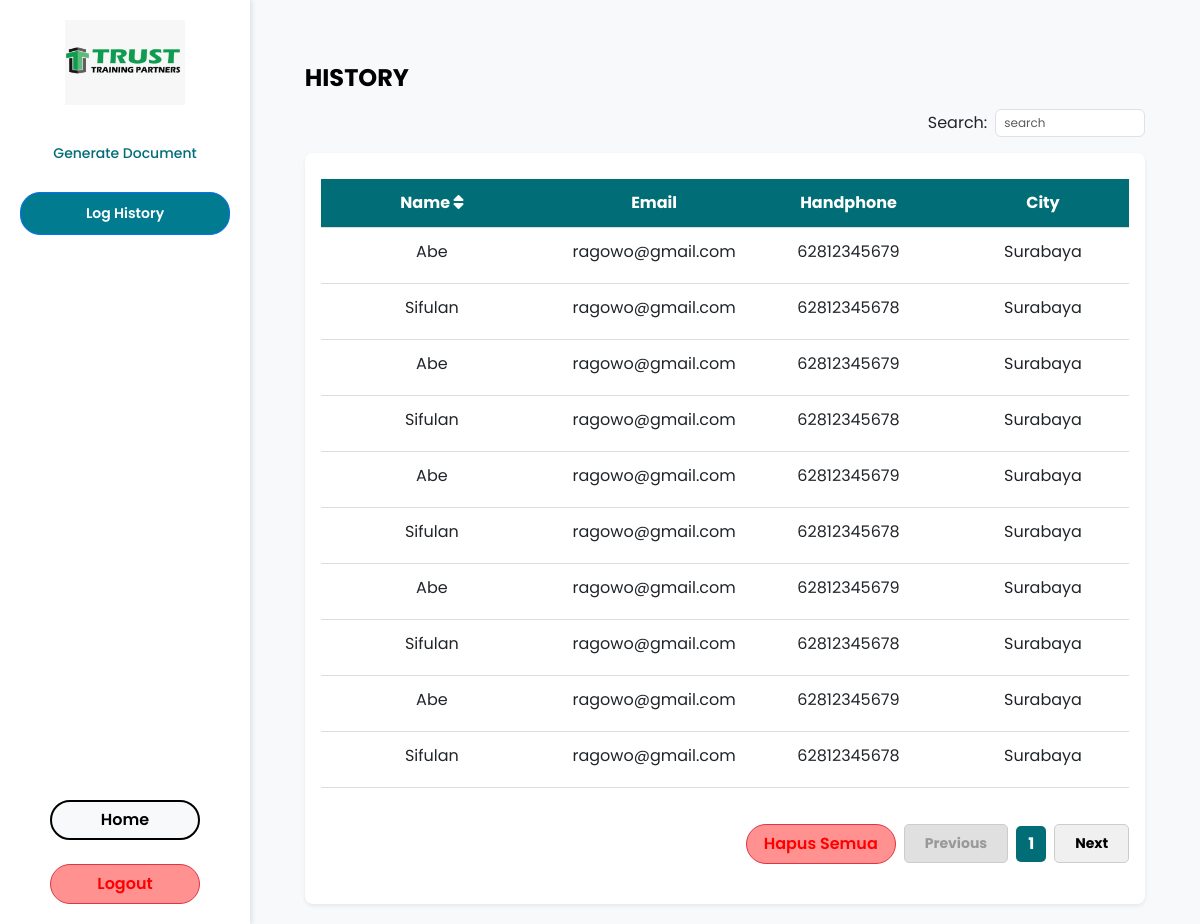
Before: /log-history2/ (signed in) with the older database file.
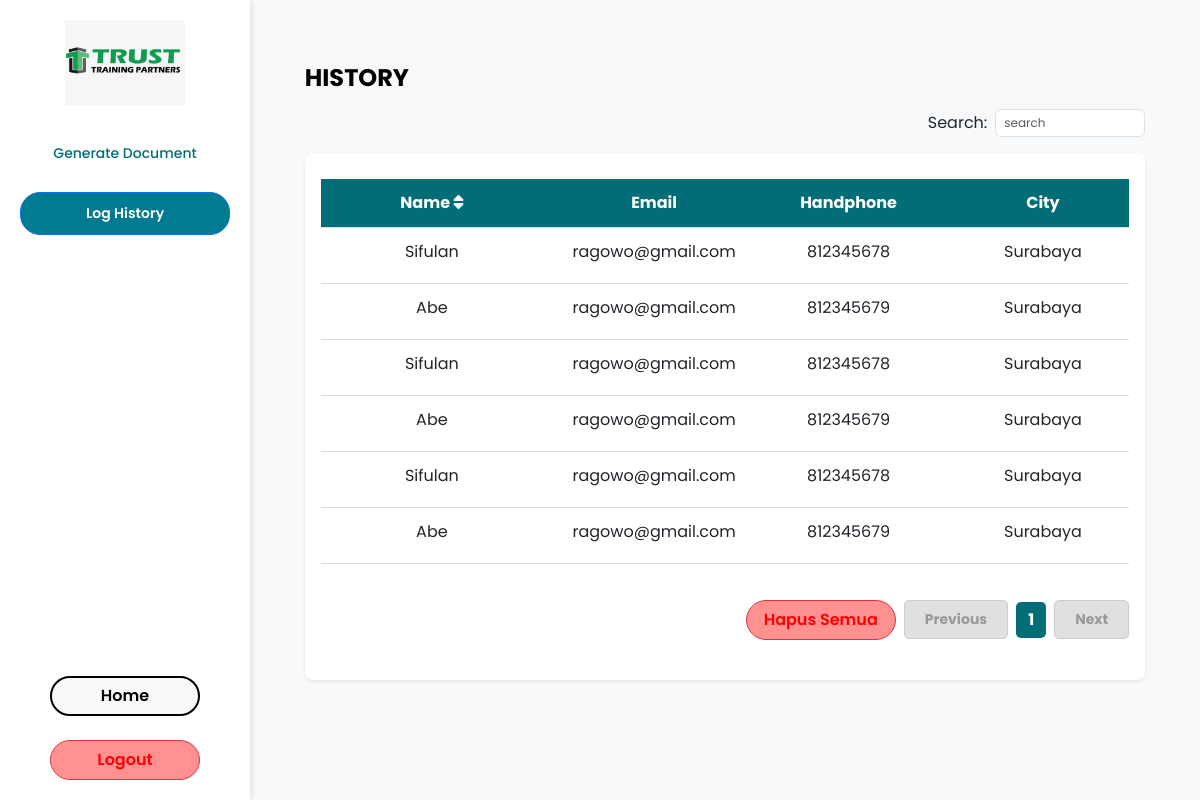
After: the same page with the newer database file.
### automation/models.py (models this page shows, shortened)
class LogHistory2(models.Model):
    name = models.CharField(max_length=255)
    email = models.EmailField(max_length=255, blank=True, null=True)
    handphone = models.CharField(max_length=15, blank=True, null=True)
    city = models.CharField(max_length=100, blank=True, null=True)
    upload_date = models.DateTimeField(default=timezone.now)
    course_name = models.CharField(max_length=100)
    status = models.CharField(max_length=50)
    process_time = models.DateTimeField(default=timezone.now)
    file_path = models.CharField(max_length=255, blank=True, null=True)
    file_id = models.IntegerField(blank=True, null=True)
    jadwal = models.CharField(max_length=100, blank=True, null=True)
    tuk = models.CharField(max_length=100, blank=True, null=True)
    skema = models.CharField(max_length=100, blank=True, null=True)
    asesor = models.CharField(max_length=100, blank=True, null=True)
    lokasi_sertif = models.CharField(max_length=100, blank=True, null=True)
    template = models.CharField(max_length=50, blank=True, null=True)  # Tambahkan field ini

### automation/views.py (the view)
# urls.py: path("log-history2/", automation.log_history2, name="log_history2"),
@login_required(login_url="login")
def log_history2(request):
    logs = LogHistory2.objects.all()  # Ambil data dari model baru
    for log in logs:
        log.local_time = localtime(log.upload_date).strftime("%d %b %Y %H:%M")
    return render(request, "loghistory2.html", {"logs": logs})

### automation/templates/loghistory2.html (shortened to what this page needs)
{% extends 'base2.html' %}
{% load static %}
{% block extra_css %}
<link rel="stylesheet" type="text/css" href="{% static 'style/log_history.css' %}">
<link rel="stylesheet" href="https://cdnjs.cloudflare.com/ajax/libs/font-awesome/6.4.2/css/all.min.css">
<link rel="stylesheet" href="https://cdn.jsdelivr.net/npm/sweetalert2@11/dist/sweetalert2.min.css">
{% endblock %}
{% block content %}
<div class="container mt-4">
    <h2 class="fw-bold">HISTORY</h2>
    <div class="d-flex justify-content-end mt-3">
        <label for="search" class="me-2" style="font-size: 16px;">Search:</label>
        <input type="text" id="search" class="form-control d-inline-block"
               style="width: 150px; font-size: 12px; padding: 4px 8px; height: auto;"
               placeholder="search"
               oninput="searchData()">
    </div>
    <div class="card shadow-sm mt-3">
        <div class="card-body">
            <div class="table-responsive">
                <table class="table table-hover">
                    <thead class="border-bottom bg-teal text-white">
                        <tr class="text-center">
                            <th onclick="sortTable(0, this)" data-sort="asc">
                                Name <i class="fas fa-sort"></i>
                            </th>
                            <th>Email</th>
                            <th>Handphone</th>
                            <th>City</th>
                        </tr>
                    </thead>
                    <tbody id="table-body">
                        {% for log in logs %}
                        <tr class="text-center" data-match="true" data-log-id="{{ log.id }}">
                            <td class="name-cell">{{ log.name }}</td>
                            <td>{{ log.email }}</td>
                            <td>{{ log.handphone }}</td>
                            <td>{{ log.city }}</td>
                        </tr>
                        {% empty %}
                        <tr class="text-center">
                            <td colspan="5">No history available</td>
                        </tr>
                        {% endfor %}
                    </tbody>
                </table>
            </div>
            <div class="pagination-container mb-4">
                <button id="delete-all-btn" class="btn btn-danger">Hapus Semua</button>
                <button class="btn-pagination prev-btn" disabled>Previous</button>
                <span class="pagination-number">1</span>
                <button class="btn-pagination next-btn">Next</button>
            </div>
        </div>
    </div>
</div>
{% endblock %}

Changed rows visible on the page:
removed LogHistory2: name "Abe", email "ragowo@gmail.com", handphone "62812345679", city "Surabaya"
removed LogHistory2: name "Sifulan", email "ragowo@gmail.com", handphone "62812345678", city "Surabaya"
removed LogHistory2: name "Abe", email "ragowo@gmail.com", handphone "62812345679", city "Surabaya"
removed LogHistory2: name "Sifulan", email "ragowo@gmail.com", handphone "62812345678", city "Surabaya"
removed LogHistory2: name "Abe", email "ragowo@gmail.com", handphone "62812345679", city "Surabaya"
removed LogHistory2: name "Sifulan", email "ragowo@gmail.com", handphone "62812345678", city "Surabaya"
removed LogHistory2: name "Abe", email "ragowo@gmail.com", handphone "62812345679", city "Surabaya"
removed LogHistory2: name "Sifulan", email "ragowo@gmail.com", handphone "62812345678", city "Surabaya"
removed LogHistory2: name "Abe", email "ragowo@gmail.com", handphone "62812345679", city "Surabaya"
removed LogHistory2: name "Sifulan", email "ragowo@gmail.com", handphone "62812345678", city "Surabaya"
added LogHistory2: name "Sifulan", email "ragowo@gmail.com", handphone "812345678", city "Surabaya"
added LogHistory2: name "Abe", email "ragowo@gmail.com", handphone "812345679", city "Surabaya"
added LogHistory2: name "Sifulan", email "ragowo@gmail.com", handphone "812345678", city "Surabaya"
added LogHistory2: name "Abe", email "ragowo@gmail.com", handphone "812345679", city "Surabaya"
added LogHistory2: name "Sifulan", email "ragowo@gmail.com", handphone "812345678", city "Surabaya"
added LogHistory2: name "Abe", email "ragowo@gmail.com", handphone "812345679", city "Surabaya"
